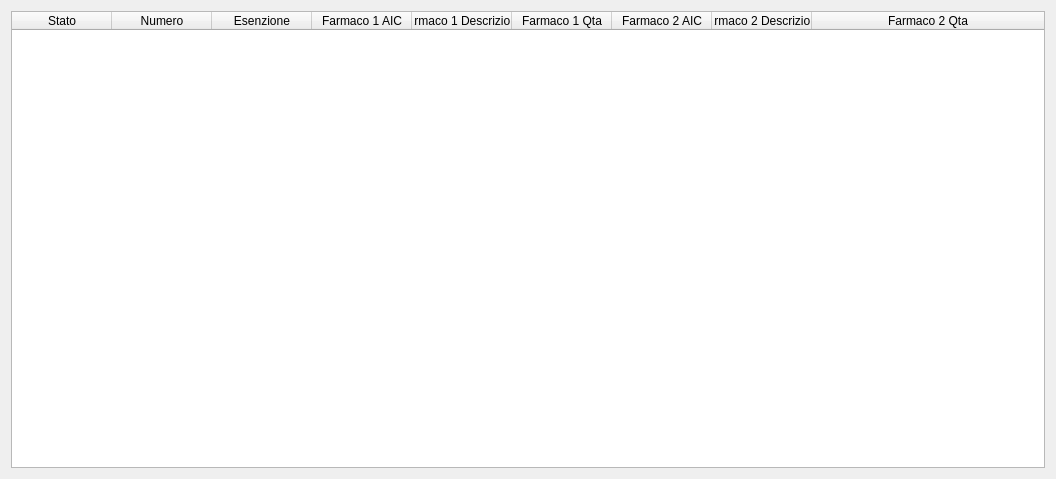
<?xml version="1.0" encoding="UTF-8"?>
<ui version="4.0">
 <class>Dialog</class>
 <widget class="QDialog" name="Dialog">
  <property name="geometry">
   <rect>
    <x>0</x>
    <y>0</y>
    <width>1056</width>
    <height>479</height>
   </rect>
  </property>
  <property name="windowTitle">
   <string>Dialog</string>
  </property>
  <layout class="QGridLayout" name="gridLayout">
   <item row="0" column="0">
    <widget class="QTableWidget" name="tableWidget_Ricette">
     <property name="editTriggers">
      <set>QAbstractItemView::NoEditTriggers</set>
     </property>
     <property name="selectionBehavior">
      <enum>QAbstractItemView::SelectRows</enum>
     </property>
     <property name="sortingEnabled">
      <bool>true</bool>
     </property>
     <attribute name="horizontalHeaderStretchLastSection">
      <bool>true</bool>
     </attribute>
     <attribute name="verticalHeaderCascadingSectionResizes">
      <bool>true</bool>
     </attribute>
     <attribute name="verticalHeaderShowSortIndicator" stdset="0">
      <bool>true</bool>
     </attribute>
     <column>
      <property name="text">
       <string>Stato</string>
      </property>
     </column>
     <column>
      <property name="text">
       <string>Numero</string>
      </property>
     </column>
     <column>
      <property name="text">
       <string>Esenzione</string>
      </property>
     </column>
     <column>
      <property name="text">
       <string>Farmaco 1 AIC</string>
      </property>
     </column>
     <column>
      <property name="text">
       <string>Farmaco 1 Descrizione</string>
      </property>
     </column>
     <column>
      <property name="text">
       <string>Farmaco 1 Qta</string>
      </property>
     </column>
     <column>
      <property name="text">
       <string>Farmaco 2 AIC</string>
      </property>
     </column>
     <column>
      <property name="text">
       <string>Farmaco 2 Descrizione</string>
      </property>
     </column>
     <column>
      <property name="text">
       <string>Farmaco 2 Qta</string>
      </property>
     </column>
    </widget>
   </item>
  </layout>
 </widget>
 <resources/>
 <connections/>
</ui>
